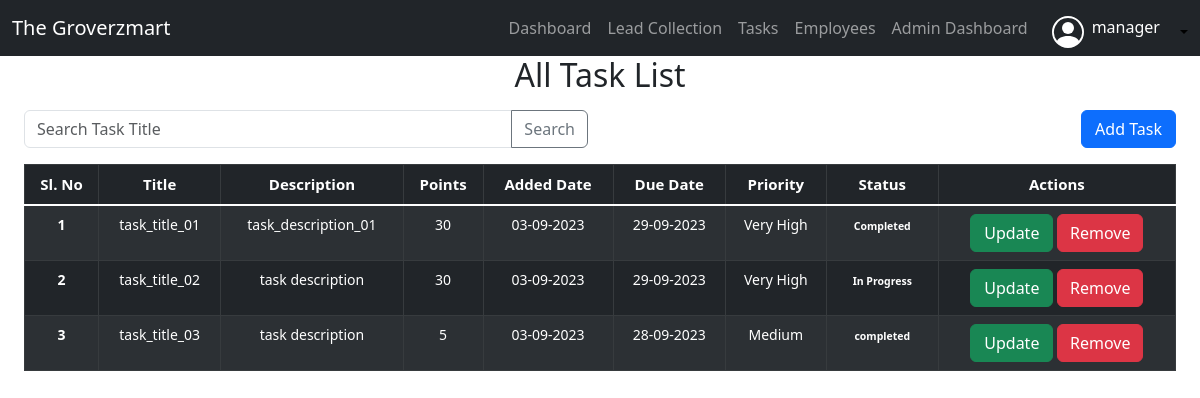
Page /view/tasks/ (signed in) on the earlier database version.
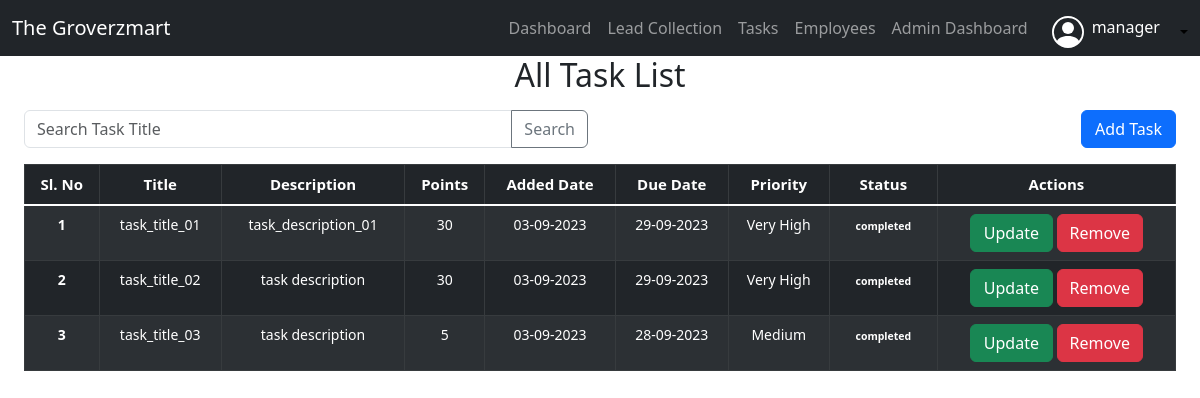
Same page on the later database version.
### workflow_app/models.py (models this page shows, shortened)
class Task(models.Model):
    title = models.CharField(max_length=255)
    description = models.TextField()
    priority = models.CharField(max_length=20, choices=PRIORITY_CHOICES)
    status = models.CharField(max_length=40, choices=STATUS_CHOICES,default='pending')
    added_date = models.DateTimeField(auto_now_add=True)
    updated_date = models.DateTimeField(auto_now=True)
    due_date = models.DateTimeField()
    def points(self):
        if self.priority == 'Very High':
            return 30
        elif self.priority == 'High':
            return 10
        elif self.priority == 'Medium':
            return 5
        elif self.priority == 'Low':
            return 3
        else:
            return 0

### workflow_app/views.py (the view)
# urls.py: path('view/tasks/',view_tasks,name='view_tasks'),
@login_required
def view_tasks(request):
    tasks = Task.objects.all()
    if request.GET.get('search'):
        search_query = request.GET.get('search')
        tasks = tasks.filter(
            title__icontains=search_query)
    context = {
        'page_title': 'View Task',
        'tasks': tasks,
    }
    return render(request, 'task/view_tasks.html', context)

### templates/task/view_tasks.html (shortened to what this page needs)
{% extends 'base.html' %}
{% block start %}
{% load static %}
<div class="ml-sm-auto px-4">
    <h2 class='text-center'>All Task List </h2>
    <div class="mx-auto col-12 mt-3">
        <div class="row justify-content-between">
            <div class="col-md-6">
                <form method="get" action="{% url 'view_tasks' %}">
                    <div class="input-group mb-3">
                        <input name="search" class="form-control" style="width: 60%;" placeholder="Search Task Title"
                            aria-describedby="button-addon2">
                        <button class="btn btn-outline-secondary" type="submit" id="button-addon2">Search</button>
                    </div>
                </form>
            </div>
            {% if user.is_superuser %}
            <div class="col-md-4 text-end">
                <a href="{% url 'add_task' %}" class="btn btn-primary" style="width: 95px;">Add Task</a>
            </div>
            {% endif %}
        </div>
    </div>
    <table class="table table-dark table-striped table-bordered table-hover">
        <thead class="text-center">
            <tr style="font-size: 15px;">
                <th scope="col">Sl. No</th>
                <th scope="col">Title</th>
                <th scope="col">Description</th>
                <th scope="col">Points</th>
                <th scope="col">Added Date</th>
                <th scope="col">Due Date</th>
                <th scope="col">Priority</th>
                <th scope="col">Status</th>
                <th scope="col">Actions</th>
            </tr>
        </thead>
        <tbody class="table-group-divider text-center">
            {% for task in tasks %}
            <tr style="font-size: 14px;">
                <th scope="row">{{forloop.counter}}</th>
                <td>{{task.title}}</td>
                <td>{{task.description|truncatechars:100}} </td>
                <td>{{task.points}}</td>
                <td>{{task.added_date|date:"d-m-Y"}}</td>
                <td>{{task.due_date|date:"d-m-Y"}}</td>
                <td>{{task.priority}}</td>
                <td><span
                        class="badge {% if task.status == 'Pending' %}badge-danger{% elif task.status == 'In Progress' %}badge-warning{% elif task.status == 'Completed' %}badge-success{% else %}badge-primary{% endif %}">{{task.status}}</span>
                </td>
                <td>
                    {% if user.is_superuser %}
                    <a href="{% url 'update_task' task.id %}" class="btn btn-success" style='width:83px;'>Update</a>
                    <a href="{% url 'remove_task' task.id %}" class="btn btn-danger" data-bs-toggle='modal'
                        data-bs-target="#remove_task{{task.id}}">Remove</a>
                    {% endif %}
                </td>
            </tr>
            {% endfor %}
        </tbody>
    </table>
</div>
{% endblock %}

Differences in the rows shown:
changed Task "task_title_01": status "Completed" → "completed"
changed Task "task_title_02": status "In Progress" → "completed"
